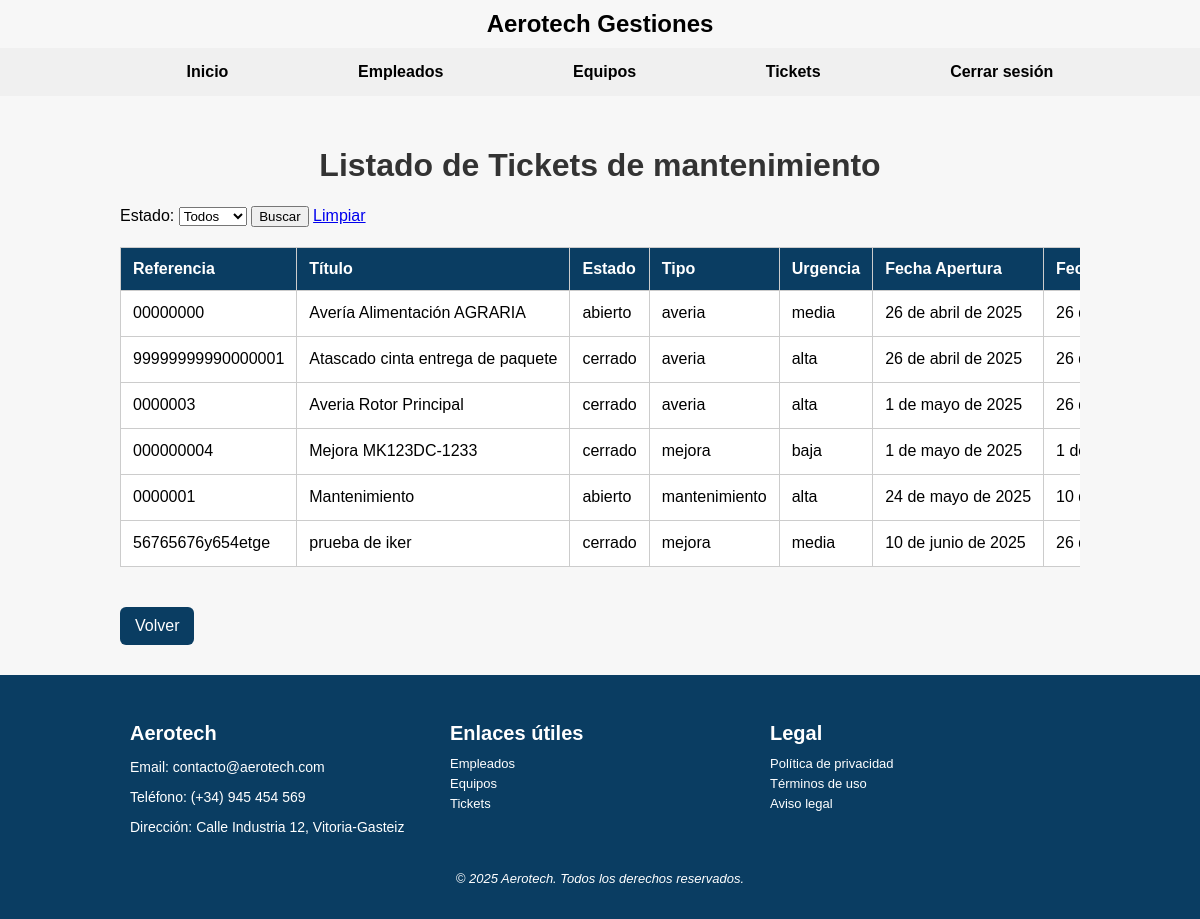
The app's page /Aerotech/tickets/ (signed in), older data.
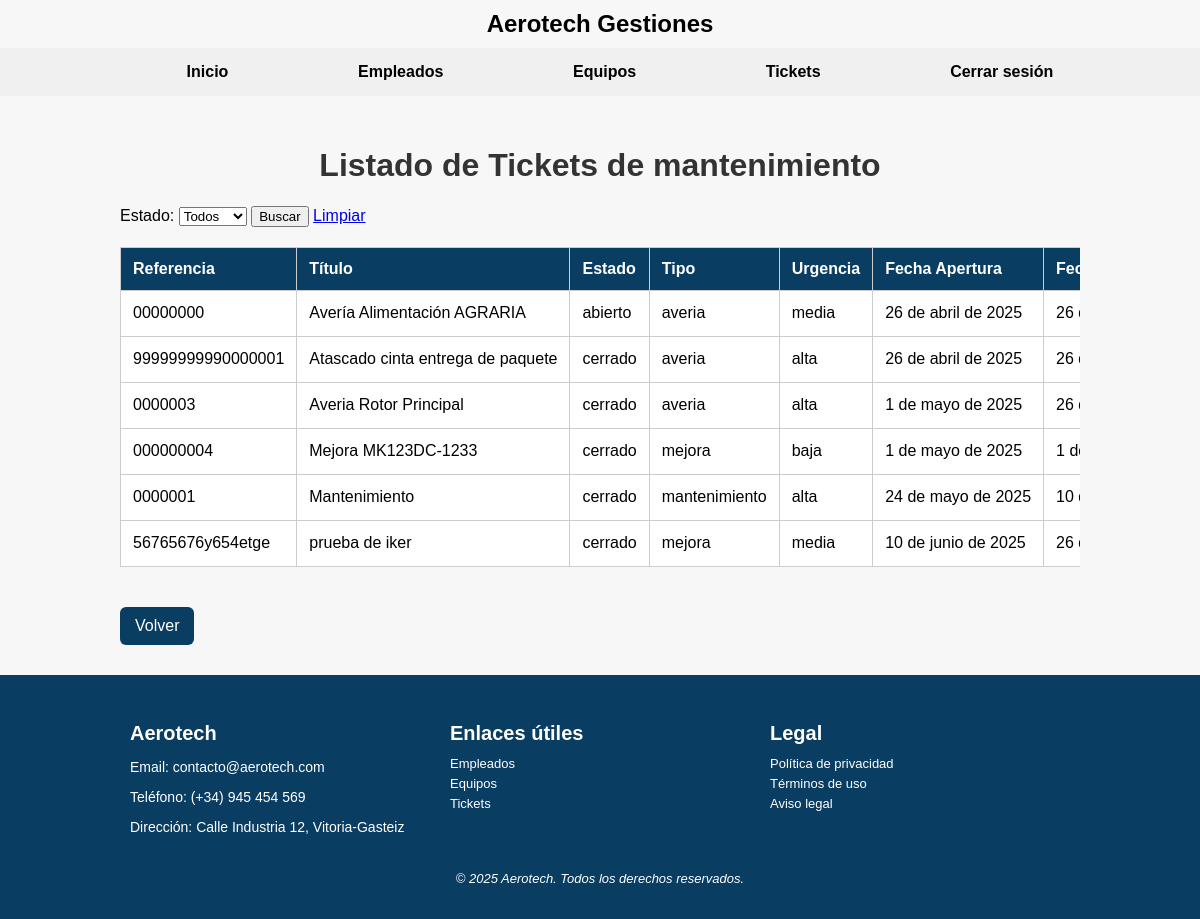
The same page, newer data.
### Aerotech/models.py (models this page shows, shortened)
class Ticket(models.Model):
    URGENCIA = [
        ('alta', 'Alta'),
        ('media', 'Media'),
        ('baja', 'Baja')
        ]
    TIPO = [
        ('averia', 'Avería'),
        ('mejora', 'Mejora'),
        ('mantenimiento', 'Mantenimiento')
    ]
    ESTADO = [
        ('abierto', 'Abierto'),
        ('cerrado', 'Cerrado')
    ]
    referencia = models.CharField(max_length=100, unique=True)
    titulo = models.CharField(max_length=200)
    descripcion = models.TextField()
    fecha_apertura = models.DateField(auto_now_add=True)
    fecha_resolucion = models.DateField(null=True, blank=True)
    urgencia = models.CharField(max_length=10, choices=URGENCIA)
    tipo = models.CharField(max_length=15, choices=TIPO)
    estado = models.CharField(max_length=10, choices=ESTADO)
    empleado = models.ForeignKey(Empleado, on_delete=models.SET_NULL, null=True)
    equipos = models.ManyToManyField(Equipo)

### Aerotech/views.py (the view)
# urls.py: path('tickets/', views.ListaTickets.as_view(), name='lista-tickets'),
class ListaTickets(ListView):
    model = Ticket
    template_name = 'lista_tickets.html'
    context_object_name = 'tickets'
    def get_queryset(self):
        queryset = super().get_queryset()
        estado = self.request.GET.get('estado')
        if estado:
            queryset = queryset.filter(estado=estado)
        return queryset
    def dispatch(self, request, *args, **kwargs):  # Prueba para el logger y protección de navegación
        if "empleado_id" not in request.session:
            return redirect("login-empleado")
        return super().dispatch(request, *args, **kwargs)
    def get_context_data(self, **kwargs):
        context = super().get_context_data(**kwargs)
        context['estados'] = Ticket.objects.values_list('estado', flat=True).distinct()
        return context

### Aerotech/templates/lista_tickets.html (shortened to what this page needs)
{% extends 'base.html' %}
{% load static %}
{% block content %}
<h1>Listado de Tickets de mantenimiento</h1>
<form method="get" class="mb-3">
  <label>Estado:</label>
  <select name="estado">
    <option value="">Todos</option>
  </select>
  <button type="submit">Buscar</button>
  <a href="{% url 'lista-tickets' %}">Limpiar</a>
</form>
<div class="lista_informacion">
<table>
  <thead>
    <tr>
      <th>Referencia</th>
      <th>Título</th>
      <th>Estado</th>
      <th>Tipo</th>
      <th>Urgencia</th>
      <th>Fecha Apertura</th>
      <th>Fecha Resolución</th>
    </tr>
  </thead>
  <tbody>
    {% for ticket in tickets %}
    <tr id="ticket-{{ ticket.id }}">
      <td>{{ ticket.referencia }}</td>
      <td>{{ ticket.titulo }}</td>
      <td class="estado">{{ ticket.estado }}</td>
      <td>{{ ticket.tipo }}</td>
      <td>{{ ticket.urgencia }}</td>
      <td>{{ ticket.fecha_apertura }}</td>
      <td>{{ ticket.fecha_resolucion }}</td>
    </tr>
    {% empty %}
    <tr>
      <td colspan="7">No se encontraron tickets con ese estado.</td>
    </tr>
    {% endfor %}
  </tbody>
</table>
</div>
<a class="btn" href="{% url 'home' %}">Volver</a>
{% endblock %}

Row changes from the older to the newer data that the page shows:
changed Ticket "Mantenimiento": estado "abierto" → "cerrado"
